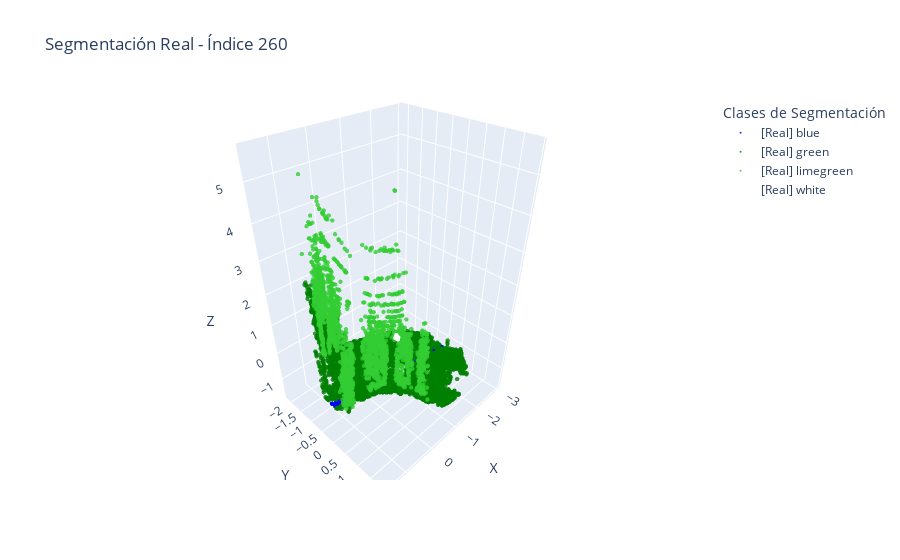
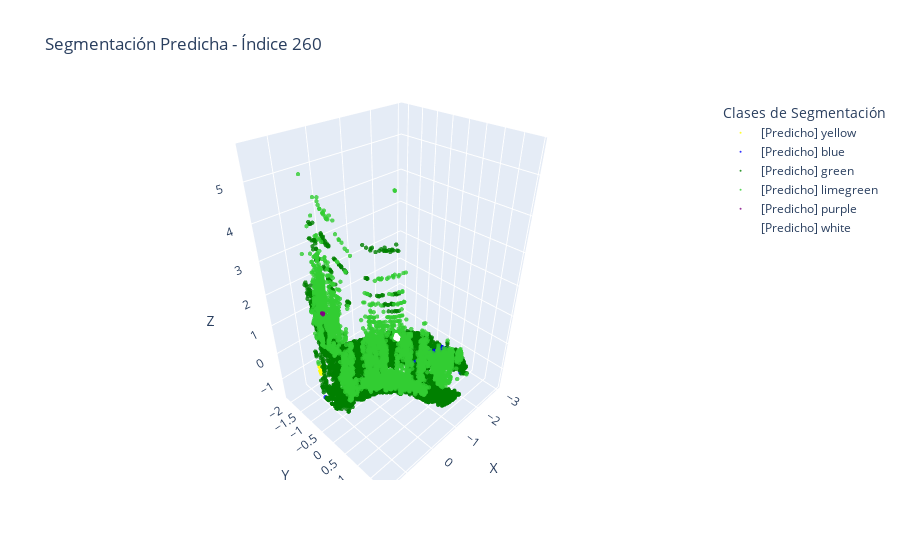

Notebook code cell kept with these figures, in order:
### Code cell
visualizar_comparacion_segmentacion(points_list, labels_list, preds_list, indice=260)

### Figure 1 — Plotly figure (JSON) as saved in the notebook; plotly's stock layout.template omitted (floating-point values rounded to 4 significant figures; data arrays with more than 128 entries replaced by an {"elided": "..."} marker saying what was removed)
{"data": [{"marker": {"color": "blue", "opacity": 0.8, "size": 1.5}, "mode": "markers", "name": "[Real] blue", "type": "scatter3d", "x": {"elided": "454 float values"}, "y": {"elided": "454 float values"}, "z": {"elided": "454 float values"}}, {"marker": {"color": "green", "opacity": 0.8, "size": 1.5}, "mode": "markers", "name": "[Real] green", "type": "scatter3d", "x": {"elided": "13166 float values"}, "y": {"elided": "13166 float values"}, "z": {"elided": "13166 float values"}}, {"marker": {"color": "limegreen", "opacity": 0.8, "size": 1.5}, "mode": "markers", "name": "[Real] limegreen", "type": "scatter3d", "x": {"elided": "2704 float values"}, "y": {"elided": "2704 float values"}, "z": {"elided": "2704 float values"}}, {"marker": {"color": "white", "opacity": 0.8, "size": 1.5}, "mode": "markers", "name": "[Real] white", "type": "scatter3d", "x": [-0.7978, -0.7971, -0.8137, -0.8046, -0.8022, -0.7906, -0.8008, -0.8079, -0.7894, -0.8002, -0.8038, -0.8036, -0.8027, -0.796, -0.798, -0.8, -0.8004, -0.7954, -0.8033, -0.8009, -0.8035, -0.8047, -0.8099, -0.8038, -0.8001, -0.8082, -0.7998, -0.8023, -0.798, -0.8028, -0.7972, -0.8015, -0.8006, -0.8034, -0.8053, -0.8037, -0.8104, -0.7962, -0.7984, -0.8022, -0.799, -0.7879, -0.7946, -0.791, -0.8149, -0.8159, -0.7951, -0.7906, -0.7972, -0.7909, -0.7946, -0.8163, -0.7942, -0.7981, -0.8023, -0.8031, -0.7997, -0.8021, -0.8042, -0.7978], "y": [-0.1522, -0.06568, -0.07123, -0.09215, -0.07495, -0.1567, -0.1221, -0.1104, -0.1263, -0.1378, -0.1059, -0.09591, -0.1258, -0.1338, -0.08256, -0.1438, -0.07476, -0.1544, -0.0963, -0.1434, -0.1199, -0.09651, -0.1531, -0.1252, -0.1264, -0.1097, -0.1292, -0.08778, -0.07171, -0.08988, -0.1233, -0.08901, -0.1234, -0.0742, -0.1147, -0.1045, -0.1537, -0.06961, -0.07193, -0.1418, -0.1248, -0.1223, -0.1557, -0.1573, -0.07557, -0.07315, -0.1267, -0.1272, -0.1384, -0.1597, -0.1328, -0.07863, -0.06572, -0.1536, -0.08297, -0.1048, -0.1321, -0.0738, -0.116, -0.1253], "z": [0.2952, 0.2978, 0.3635, 0.3054, 0.2952, 0.3106, 0.3221, 0.299, 0.3618, 0.3093, 0.3144, 0.3118, 0.4122, 0.3298, 0.3208, 0.3016, 0.3016, 0.299, 0.3131, 0.299, 0.3131, 0.308, 0.3655, 0.4092, 0.4194, 0.2978, 0.4183, 0.3106, 0.3054, 0.3106, 0.3349, 0.3144, 0.3221, 0.2901, 0.308, 0.3144, 0.3635, 0.308, 0.3042, 0.2965, 0.4234, 0.3708, 0.299, 0.308, 0.3645, 0.3594, 0.34, 0.3567, 0.3195, 0.3029, 0.3362, 0.3635, 0.308, 0.2914, 0.3054, 0.317, 0.4163, 0.2939, 0.3118, 0.4265]}], "layout": {"legend": {"title": {"text": "Clases de Segmentación"}}, "scene": {"xaxis": {"title": {"text": "X"}}, "yaxis": {"title": {"text": "Y"}}, "zaxis": {"title": {"text": "Z"}}}, "title": {"text": "Segmentación Real - Índice 260"}}}

### Figure 2 — Plotly figure (JSON) as saved in the notebook; plotly's stock layout.template omitted (floating-point values rounded to 4 significant figures; data arrays with more than 128 entries replaced by an {"elided": "..."} marker saying what was removed)
{"data": [{"marker": {"color": "yellow", "opacity": 0.8, "size": 1.5}, "mode": "markers", "name": "[Predicho] yellow", "type": "scatter3d", "x": [1.206, 1.505, 0.5721, 1.517, 1.431, 1.505, 1.503, 1.434, 1.502, 1.202, 1.502, 0.572, 1.223, 0.5708], "y": [-0.7065, -0.5826, -0.9264, -0.5586, -0.552, -0.5401, -0.5867, -0.5406, -0.5581, -0.7083, -0.563, -0.9234, -0.6883, -0.9193], "z": [1.303, 0.5156, 1.276, 0.3719, 0.3511, 0.2677, 0.48, 0.2821, 0.303, 1.334, 0.374, 1.052, 1.274, 1.076]}, {"marker": {"color": "blue", "opacity": 0.8, "size": 1.5}, "mode": "markers", "name": "[Predicho] blue", "type": "scatter3d", "x": {"elided": "351 float values"}, "y": {"elided": "351 float values"}, "z": {"elided": "351 float values"}}, {"marker": {"color": "green", "opacity": 0.8, "size": 1.5}, "mode": "markers", "name": "[Predicho] green", "type": "scatter3d", "x": {"elided": "10584 float values"}, "y": {"elided": "10584 float values"}, "z": {"elided": "10584 float values"}}, {"marker": {"color": "limegreen", "opacity": 0.8, "size": 1.5}, "mode": "markers", "name": "[Predicho] limegreen", "type": "scatter3d", "x": {"elided": "5371 float values"}, "y": {"elided": "5371 float values"}, "z": {"elided": "5371 float values"}}, {"marker": {"color": "purple", "opacity": 0.8, "size": 1.5}, "mode": "markers", "name": "[Predicho] purple", "type": "scatter3d", "x": [1.081, 1.083, 1.109, 1.081], "y": [-0.8206, -0.7938, -0.7914, -0.7878], "z": [1.839, 1.833, 1.878, 1.862]}, {"marker": {"color": "white", "opacity": 0.8, "size": 1.5}, "mode": "markers", "name": "[Predicho] white", "type": "scatter3d", "x": [-0.7978, -0.7971, -0.8137, -0.8046, -0.8022, -0.7906, -0.8008, -0.8079, -0.7894, -0.8002, -0.8038, -0.8036, -0.8027, -0.796, -0.798, -0.8, -0.8004, -0.7954, -0.8033, -0.8009, -0.8035, -0.8047, -0.8099, -0.8038, -0.8001, -0.8082, -0.7998, -0.8023, -0.798, -0.8028, -0.7972, -0.8015, -0.8006, -0.8034, -0.8053, -0.8037, -0.8104, -0.7962, -0.7984, -0.8022, -0.799, -0.7879, -0.7946, -0.791, -0.8149, -0.8159, -0.7951, -0.7906, -0.7972, -0.7909, -0.7946, -0.8163, -0.7942, -0.7981, -0.8023, -0.8031, -0.7997, -0.8021, -0.8042, -0.7978], "y": [-0.1522, -0.06568, -0.07123, -0.09215, -0.07495, -0.1567, -0.1221, -0.1104, -0.1263, -0.1378, -0.1059, -0.09591, -0.1258, -0.1338, -0.08256, -0.1438, -0.07476, -0.1544, -0.0963, -0.1434, -0.1199, -0.09651, -0.1531, -0.1252, -0.1264, -0.1097, -0.1292, -0.08778, -0.07171, -0.08988, -0.1233, -0.08901, -0.1234, -0.0742, -0.1147, -0.1045, -0.1537, -0.06961, -0.07193, -0.1418, -0.1248, -0.1223, -0.1557, -0.1573, -0.07557, -0.07315, -0.1267, -0.1272, -0.1384, -0.1597, -0.1328, -0.07863, -0.06572, -0.1536, -0.08297, -0.1048, -0.1321, -0.0738, -0.116, -0.1253], "z": [0.2952, 0.2978, 0.3635, 0.3054, 0.2952, 0.3106, 0.3221, 0.299, 0.3618, 0.3093, 0.3144, 0.3118, 0.4122, 0.3298, 0.3208, 0.3016, 0.3016, 0.299, 0.3131, 0.299, 0.3131, 0.308, 0.3655, 0.4092, 0.4194, 0.2978, 0.4183, 0.3106, 0.3054, 0.3106, 0.3349, 0.3144, 0.3221, 0.2901, 0.308, 0.3144, 0.3635, 0.308, 0.3042, 0.2965, 0.4234, 0.3708, 0.299, 0.308, 0.3645, 0.3594, 0.34, 0.3567, 0.3195, 0.3029, 0.3362, 0.3635, 0.308, 0.2914, 0.3054, 0.317, 0.4163, 0.2939, 0.3118, 0.4265]}], "layout": {"legend": {"title": {"text": "Clases de Segmentación"}}, "scene": {"xaxis": {"title": {"text": "X"}}, "yaxis": {"title": {"text": "Y"}}, "zaxis": {"title": {"text": "Z"}}}, "title": {"text": "Segmentación Predicha - Índice 260"}}}
